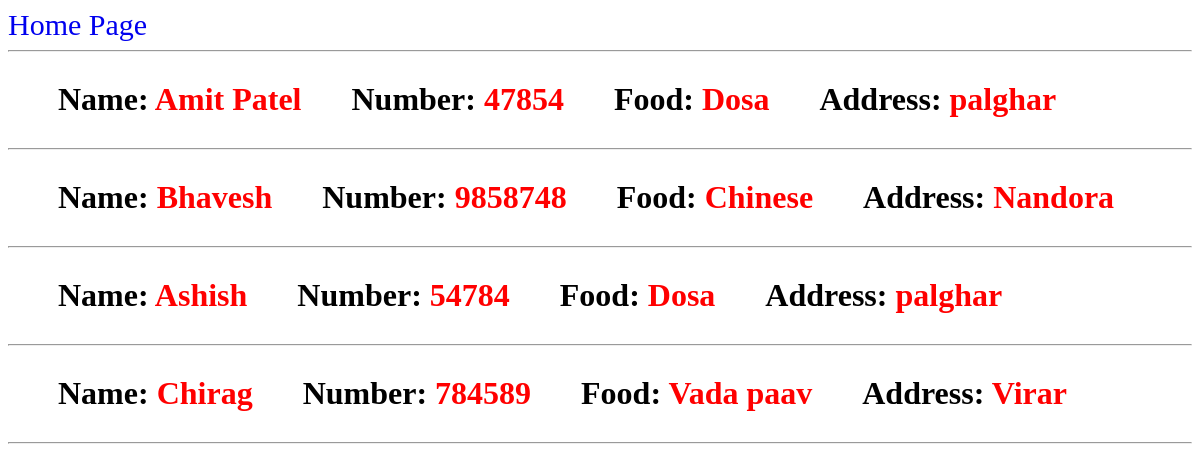
The page /order/home on the database its author committed.
### order/models.py (models this page shows)
class order(models.Model):
    name=models.CharField(max_length=50)
    number=models.IntegerField()
    food=models.CharField(max_length=50)
    address=models.CharField(max_length=50)
    def __str__(self):
        return self.name

### order/views.py (the view)
# urls.py: path('home',views.home,name="home"),
def home(request):
    order_list=order.objects.all()
    context={
        "order_list":order_list
    }
    print(context)
    return render(request,'order/home.html',context)

### order/templates/order/home.html (shortened to what this page needs)
<!DOCTYPE html>
<html>
<head>
</head>
<body>
    <div class="top-wrapper">
        <div class="order">
            <li><a href="{% url 'index' %}">Home Page </a></li>
        </div>
        <hr/>
        {% for o in order_list%}
        <div class="content">
            <h1>Name: <span>{{o.name}}</span></h1>
            <h1>Number: <span>{{o.number}}</span></h1>
            <h1>Food: <span>{{o.food}}</span></h1>
            <h1>Address: <span>{{o.address}}</span></h1>
        </div>
        <hr/>
        {% endfor %}
    </div>
</body>
</html>

### order/templates/order/home.html (style rules this page uses)
body { list-style: none; }
a { text-decoration: none; font-size: 30px; }
.content { display: flex; }
.content h1 { margin-left: 50px; }
span { color:red; }

### rows shown on the page
order: name "Amit Patel", number "47854", food "Dosa", address "palghar"
order: name "Bhavesh", number "9858748", food "Chinese", address "Nandora"
order: name "Ashish", number "54784", food "Dosa", address "palghar"
order: name "Chirag", number "784589", food "Vada paav", address "Virar"
